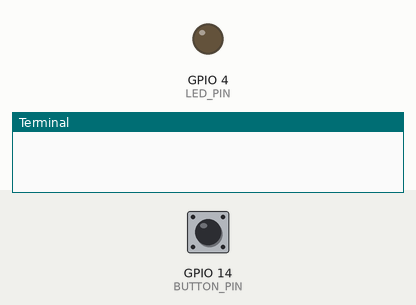
A program run on a simulated Raspberry Pi (BCM pin numbers). Shown: output pins drawn as LEDs (lit = HIGH), the last lines printed to the terminal. The inputs (shaded band) are chosen by the test bench; at power-on: GPIO 14 (BUTTON_PIN) LOW. The clock reads 2024-03-15 10:24:30 at power-on unless the program sets it; files the program writes start out absent; the camera gives no picture and a still takes 0.5 s.

Above: at 1.2 s.
1.3 s: GPIO 14 (BUTTON_PIN) pulled HIGH for 0.15 s
At 2.0 s:
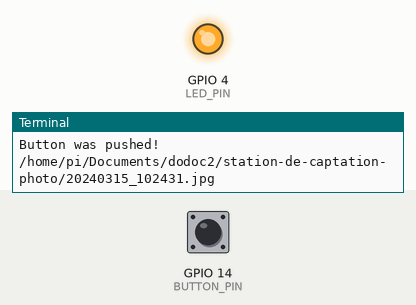
4.3 s: GPIO 14 (BUTTON_PIN) pulled HIGH for 3.2 s
At 9.2 s:
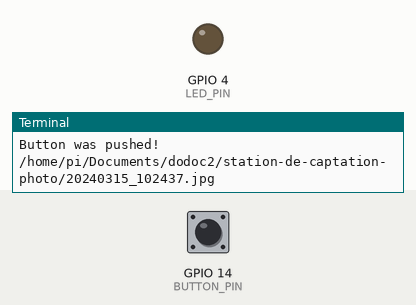
Timing chart, 0 to 10.7 s (numbered marks = the images above; inputs shaded):
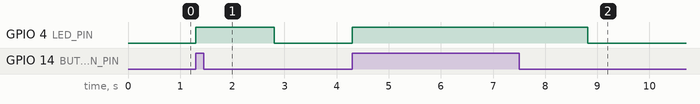

The program:

taking-picture.py
```python
import RPi.GPIO as GPIO # Import Raspberry Pi GPIO library
import subprocess
import time
import picamera
from datetime import datetime


GPIO.setwarnings(False) # Ignore warning for now
GPIO.setmode(GPIO.BCM) # Use physical pin numbering
BUTTON_PIN = 14
LED_PIN = 4
GPIO.setup(BUTTON_PIN, GPIO.IN, pull_up_down=GPIO.PUD_DOWN) # Set pin 10 to be an input pin and set initial value to be pulled low (off)

GPIO.setup(LED_PIN, GPIO.OUT)


#GPIO.cleanup()
def textFileCreation():
    now = datetime.now()
    textFileName = now.strftime("%d/%m/%Y %H:%M:%S")


while True: # Run forever
    if GPIO.input(BUTTON_PIN) == GPIO.HIGH:
        print("Button was pushed!")
        #subprocess.run("cat './prise-photo-station.sh'", shell=True)
        GPIO.output(LED_PIN, GPIO.HIGH)
        now = datetime.now()
        #textFileName = now.strftime("%d/%m/%Y %H:%M:%S") + '.jpg.txt'
        textFileName = now.strftime("%Y%m%d_%H%M%S") + '.jpg.txt'
        jpegFileName='/home/pi/Documents/dodoc2/station-de-captation-photo/'+ now.strftime("%Y%m%d_%H%M%S") + '.jpg'
        f= open("/home/pi/Documents/dodoc2/station-de-captation-photo/"+textFileName,"w+")
        f.write("date_created: "+now.strftime("%Y%m%d_%H%M%S\n"))
        f.write("----\n")
        f.write("date_modified: "+now.strftime("%Y%m%d_%H%M%S\n"))
        f.write("----\n")
        f.write("date_uploaded: "+now.strftime("%Y%m%d_%H%M%S\n"))
        f.write("----\n")
        f.write("media_filename: "+now.strftime("%Y%m%d_%H%M%S") + '.jpg\n')
        f.write("----\n")
        f.write("type: image\n")
        f.write("----\n")
        f.write("fav: false\n")
        f.write("----\n")
        f.write("ratio: 0.5625\n")
        f.write("----\n")
        f.close()
        camera = picamera.PiCamera()

        print(jpegFileName)
        camera.capture(jpegFileName)
        #subprocess.call(['sh', './prise-photo-station.sh'])

        time.sleep(1)
        camera.close()

        GPIO.output(LED_PIN, GPIO.LOW)

        #GPIO.cleanup()
        
```

Measured:
- after the input at 1.3 s, GPIO 4 (LED_PIN): LOW → HIGH at once, → LOW 1.5 s later
- after the input at 4.3 s, GPIO 4 (LED_PIN): LOW → HIGH at once, → LOW 4.5 s later
